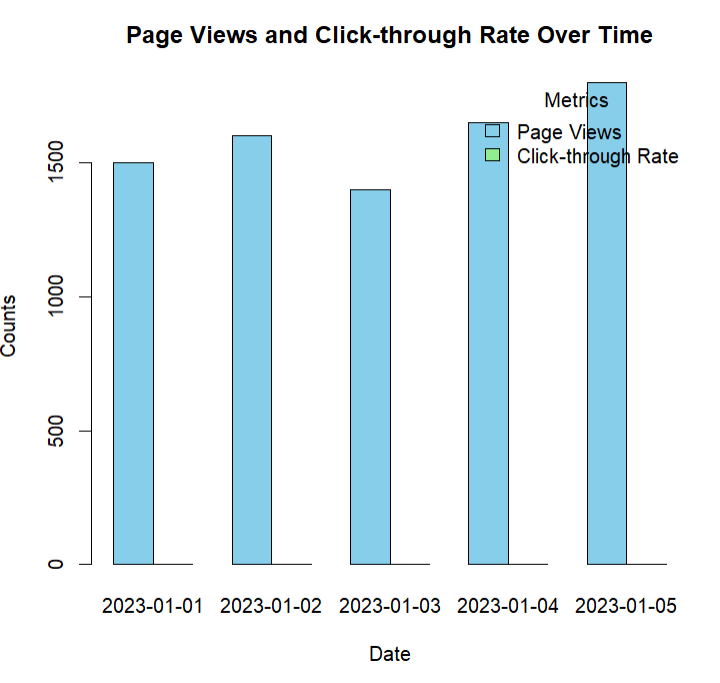

Source code (R):
# Assuming your data frame is already defined as 'web_data'
web_data <- data.frame(
  Date = as.Date(c("2023-01-01", "2023-01-02", "2023-01-03", "2023-01-04", "2023-01-05")),
  Page_Views = c(1500, 1600, 1400, 1650, 1800),
  Click_through_Rate = c(2.3, 2.7, 2.0, 2.4, 2.6)
)

# Convert Date to character for labeling purposes
web_data$Date <- as.character(web_data$Date)

# Create a stacked bar chart
barplot(
  t(as.matrix(web_data[, c("Page_Views", "Click_through_Rate")])), 
  beside = TRUE,
  col = c("skyblue", "lightgreen"),
  names.arg = web_data$Date,
  main = "Page Views and Click-through Rate Over Time",
  xlab = "Date",
  ylab = "Counts",
  legend.text = c("Page Views", "Click-through Rate"),
  args.legend = list(title = "Metrics", x = "topright", bty = "n")
)
